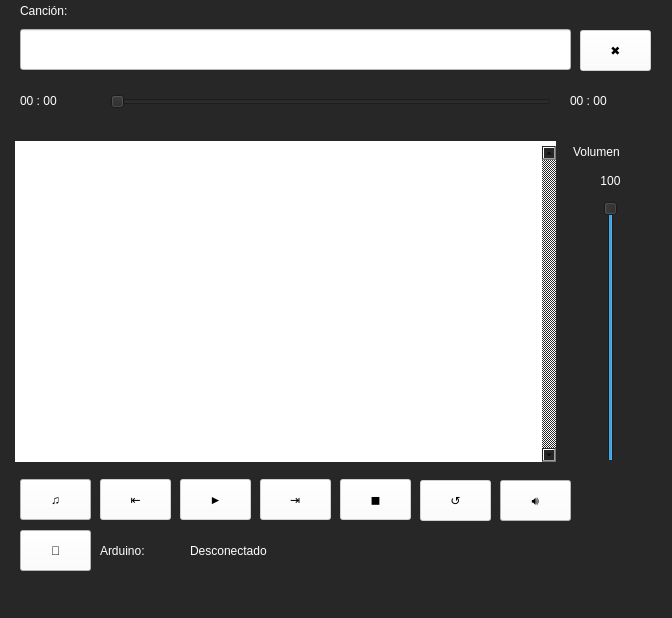
<?xml version="1.0" encoding="UTF-8"?>
<ui version="4.0">
 <class>MainWindow</class>
 <widget class="QMainWindow" name="MainWindow">
  <property name="windowModality">
   <enum>Qt::NonModal</enum>
  </property>
  <property name="geometry">
   <rect>
    <x>0</x>
    <y>0</y>
    <width>672</width>
    <height>618</height>
   </rect>
  </property>
  <property name="minimumSize">
   <size>
    <width>0</width>
    <height>0</height>
   </size>
  </property>
  <property name="windowTitle">
   <string>MainWindow</string>
  </property>
  <property name="styleSheet">
   <string notr="true">background-color: rgb(39, 39, 39);</string>
  </property>
  <property name="toolButtonStyle">
   <enum>Qt::ToolButtonIconOnly</enum>
  </property>
  <property name="tabShape">
   <enum>QTabWidget::Rounded</enum>
  </property>
  <widget class="QWidget" name="centralwidget">
   <widget class="QPushButton" name="btnAddSong">
    <property name="enabled">
     <bool>true</bool>
    </property>
    <property name="geometry">
     <rect>
      <x>20</x>
      <y>479</y>
      <width>71</width>
      <height>41</height>
     </rect>
    </property>
    <property name="styleSheet">
     <string notr="true">font: 75 20pt &quot;MS Shell Dlg 2&quot;;
background-color: rgb(255, 255, 255);</string>
    </property>
    <property name="text">
     <string>♫</string>
    </property>
   </widget>
   <widget class="QListWidget" name="listSongs">
    <property name="enabled">
     <bool>true</bool>
    </property>
    <property name="geometry">
     <rect>
      <x>15</x>
      <y>141</y>
      <width>541</width>
      <height>321</height>
     </rect>
    </property>
    <property name="styleSheet">
     <string notr="true">font: 14pt &quot;Consolas&quot;;
color: rgb(0, 0, 0);
padding-left: 5px;
padding-top: 5px;
background-color: rgb(255, 255, 255);</string>
    </property>
    <property name="frameShape">
     <enum>QFrame::NoFrame</enum>
    </property>
    <property name="frameShadow">
     <enum>QFrame::Raised</enum>
    </property>
    <property name="verticalScrollBarPolicy">
     <enum>Qt::ScrollBarAlwaysOn</enum>
    </property>
    <property name="horizontalScrollBarPolicy">
     <enum>Qt::ScrollBarAlwaysOff</enum>
    </property>
    <property name="autoScroll">
     <bool>false</bool>
    </property>
    <property name="showDropIndicator" stdset="0">
     <bool>false</bool>
    </property>
    <property name="alternatingRowColors">
     <bool>true</bool>
    </property>
    <property name="isWrapping" stdset="0">
     <bool>false</bool>
    </property>
    <property name="viewMode">
     <enum>QListView::ListMode</enum>
    </property>
    <property name="wordWrap">
     <bool>true</bool>
    </property>
    <property name="selectionRectVisible">
     <bool>true</bool>
    </property>
   </widget>
   <widget class="QPushButton" name="btnPlay">
    <property name="enabled">
     <bool>false</bool>
    </property>
    <property name="geometry">
     <rect>
      <x>180</x>
      <y>479</y>
      <width>71</width>
      <height>41</height>
     </rect>
    </property>
    <property name="styleSheet">
     <string notr="true">font: 75 20pt &quot;MS Shell Dlg 2&quot;;
color: rgb(0, 0, 0);
background-color: rgb(255, 255, 255);</string>
    </property>
    <property name="text">
     <string>►</string>
    </property>
   </widget>
   <widget class="QPushButton" name="btnStop">
    <property name="enabled">
     <bool>false</bool>
    </property>
    <property name="geometry">
     <rect>
      <x>340</x>
      <y>479</y>
      <width>71</width>
      <height>41</height>
     </rect>
    </property>
    <property name="styleSheet">
     <string notr="true">font: 75 15pt &quot;MS Shell Dlg 2&quot;;
color: rgb(0, 0, 0);
background-color: rgb(255, 255, 255);</string>
    </property>
    <property name="text">
     <string>◼</string>
    </property>
   </widget>
   <widget class="QPushButton" name="btnNext">
    <property name="enabled">
     <bool>false</bool>
    </property>
    <property name="geometry">
     <rect>
      <x>260</x>
      <y>479</y>
      <width>71</width>
      <height>41</height>
     </rect>
    </property>
    <property name="styleSheet">
     <string notr="true">font: 75 45pt &quot;MS Shell Dlg 2&quot;;
color: rgb(0, 0, 0);
background-color: rgb(255, 255, 255);</string>
    </property>
    <property name="text">
     <string>⇥</string>
    </property>
   </widget>
   <widget class="QPushButton" name="btnPrev">
    <property name="enabled">
     <bool>false</bool>
    </property>
    <property name="geometry">
     <rect>
      <x>100</x>
      <y>479</y>
      <width>71</width>
      <height>41</height>
     </rect>
    </property>
    <property name="styleSheet">
     <string notr="true">font: 75 45pt &quot;MS Shell Dlg 2&quot;;
color: rgb(0, 0, 0);
background-color: rgb(255, 255, 255);</string>
    </property>
    <property name="text">
     <string>⇤</string>
    </property>
   </widget>
   <widget class="QLabel" name="label">
    <property name="geometry">
     <rect>
      <x>573</x>
      <y>141</y>
      <width>81</width>
      <height>21</height>
     </rect>
    </property>
    <property name="styleSheet">
     <string notr="true">font: 14pt &quot;Consolas&quot;;
color: rgb(255, 255, 255);</string>
    </property>
    <property name="text">
     <string>Volumen</string>
    </property>
   </widget>
   <widget class="QSlider" name="sliderVol">
    <property name="geometry">
     <rect>
      <x>590</x>
      <y>201</y>
      <width>41</width>
      <height>261</height>
     </rect>
    </property>
    <property name="styleSheet">
     <string notr="true"/>
    </property>
    <property name="maximum">
     <number>100</number>
    </property>
    <property name="value">
     <number>100</number>
    </property>
    <property name="orientation">
     <enum>Qt::Vertical</enum>
    </property>
   </widget>
   <widget class="QPushButton" name="btnMute">
    <property name="geometry">
     <rect>
      <x>500</x>
      <y>480</y>
      <width>71</width>
      <height>41</height>
     </rect>
    </property>
    <property name="styleSheet">
     <string notr="true">font: 75 14pt &quot;MS Shell Dlg 2&quot;;
color: rgb(0, 0, 0);
background-color: rgb(255, 255, 255);</string>
    </property>
    <property name="text">
     <string>🔊</string>
    </property>
   </widget>
   <widget class="QPushButton" name="btnArduino">
    <property name="geometry">
     <rect>
      <x>20</x>
      <y>530</y>
      <width>71</width>
      <height>41</height>
     </rect>
    </property>
    <property name="toolTipDuration">
     <number>-2</number>
    </property>
    <property name="styleSheet">
     <string notr="true">font: 75 20pt &quot;MS Shell Dlg 2&quot;;
background-color: rgb(255, 255, 255);</string>
    </property>
    <property name="text">
     <string>🔌</string>
    </property>
   </widget>
   <widget class="QLabel" name="label_3">
    <property name="geometry">
     <rect>
      <x>20</x>
      <y>0</y>
      <width>81</width>
      <height>21</height>
     </rect>
    </property>
    <property name="styleSheet">
     <string notr="true">font: 14pt &quot;Consolas&quot;;
color: rgb(255, 255, 255);</string>
    </property>
    <property name="text">
     <string>Canción:</string>
    </property>
   </widget>
   <widget class="QLabel" name="txtSongLen">
    <property name="geometry">
     <rect>
      <x>570</x>
      <y>90</y>
      <width>81</width>
      <height>21</height>
     </rect>
    </property>
    <property name="styleSheet">
     <string notr="true">font: 14pt &quot;Consolas&quot;;
color: rgb(255, 255, 255);</string>
    </property>
    <property name="text">
     <string>00 : 00</string>
    </property>
   </widget>
   <widget class="QLabel" name="label_5">
    <property name="geometry">
     <rect>
      <x>100</x>
      <y>540</y>
      <width>81</width>
      <height>21</height>
     </rect>
    </property>
    <property name="styleSheet">
     <string notr="true">font: 14pt &quot;Consolas&quot;;
color: rgb(255, 255, 255);</string>
    </property>
    <property name="text">
     <string>Arduino:</string>
    </property>
   </widget>
   <widget class="QLabel" name="txtArduino">
    <property name="geometry">
     <rect>
      <x>190</x>
      <y>540</y>
      <width>131</width>
      <height>21</height>
     </rect>
    </property>
    <property name="styleSheet">
     <string notr="true">font: 14pt &quot;Consolas&quot;;
color: rgb(255, 255, 255);</string>
    </property>
    <property name="text">
     <string>Desconectado</string>
    </property>
   </widget>
   <widget class="QLabel" name="txtVol">
    <property name="geometry">
     <rect>
      <x>570</x>
      <y>170</y>
      <width>81</width>
      <height>21</height>
     </rect>
    </property>
    <property name="styleSheet">
     <string notr="true">font: 14pt &quot;Consolas&quot;;
color: rgb(255, 255, 255);</string>
    </property>
    <property name="text">
     <string>100</string>
    </property>
    <property name="alignment">
     <set>Qt::AlignCenter</set>
    </property>
   </widget>
   <widget class="QSlider" name="sliderPlayT">
    <property name="enabled">
     <bool>false</bool>
    </property>
    <property name="geometry">
     <rect>
      <x>110</x>
      <y>86</y>
      <width>441</width>
      <height>31</height>
     </rect>
    </property>
    <property name="orientation">
     <enum>Qt::Horizontal</enum>
    </property>
   </widget>
   <widget class="QLabel" name="txtSongPlayT">
    <property name="geometry">
     <rect>
      <x>20</x>
      <y>90</y>
      <width>81</width>
      <height>21</height>
     </rect>
    </property>
    <property name="styleSheet">
     <string notr="true">font: 14pt &quot;Consolas&quot;;
color: rgb(255, 255, 255);</string>
    </property>
    <property name="text">
     <string>00 : 00</string>
    </property>
   </widget>
   <widget class="QLineEdit" name="txtSong">
    <property name="enabled">
     <bool>false</bool>
    </property>
    <property name="geometry">
     <rect>
      <x>20</x>
      <y>29</y>
      <width>551</width>
      <height>41</height>
     </rect>
    </property>
    <property name="styleSheet">
     <string notr="true">font: 14pt &quot;Consolas&quot;;
color: rgb(0, 0, 0);
padding-left: 5px;
background-color: rgb(255, 255, 255);</string>
    </property>
    <property name="text">
     <string/>
    </property>
   </widget>
   <widget class="QPushButton" name="btnRewind">
    <property name="enabled">
     <bool>false</bool>
    </property>
    <property name="geometry">
     <rect>
      <x>420</x>
      <y>480</y>
      <width>71</width>
      <height>41</height>
     </rect>
    </property>
    <property name="styleSheet">
     <string notr="true">font: 75 25pt &quot;MS Shell Dlg 2&quot;;
color: rgb(0, 0, 0);
background-color: rgb(255, 255, 255);</string>
    </property>
    <property name="text">
     <string>↺</string>
    </property>
   </widget>
   <widget class="QPushButton" name="btnDelete">
    <property name="enabled">
     <bool>false</bool>
    </property>
    <property name="geometry">
     <rect>
      <x>580</x>
      <y>30</y>
      <width>71</width>
      <height>41</height>
     </rect>
    </property>
    <property name="styleSheet">
     <string notr="true">font: 75 20pt &quot;MS Shell Dlg 2&quot;;
color: rgb(0, 0, 0);
background-color: rgb(255, 255, 255);</string>
    </property>
    <property name="text">
     <string>✖</string>
    </property>
   </widget>
  </widget>
  <widget class="QMenuBar" name="menubar">
   <property name="geometry">
    <rect>
     <x>0</x>
     <y>0</y>
     <width>672</width>
     <height>21</height>
    </rect>
   </property>
  </widget>
  <widget class="QStatusBar" name="statusbar"/>
 </widget>
 <resources/>
 <connections/>
</ui>
